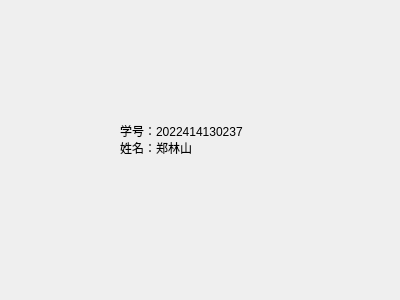
<?xml version="1.0" encoding="UTF-8"?>
<ui version="4.0">
 <class>Form</class>
 <widget class="QWidget" name="Form">
  <property name="geometry">
   <rect>
    <x>0</x>
    <y>0</y>
    <width>400</width>
    <height>300</height>
   </rect>
  </property>
  <property name="windowTitle">
   <string>Form</string>
  </property>
  <widget class="QLabel" name="label">
   <property name="geometry">
    <rect>
     <x>120</x>
     <y>120</y>
     <width>151</width>
     <height>21</height>
    </rect>
   </property>
   <property name="text">
    <string>学号：2022414130237</string>
   </property>
  </widget>
  <widget class="QLabel" name="label_2">
   <property name="geometry">
    <rect>
     <x>120</x>
     <y>140</y>
     <width>111</width>
     <height>16</height>
    </rect>
   </property>
   <property name="text">
    <string>姓名：郑林山</string>
   </property>
  </widget>
 </widget>
 <resources/>
 <connections/>
</ui>
